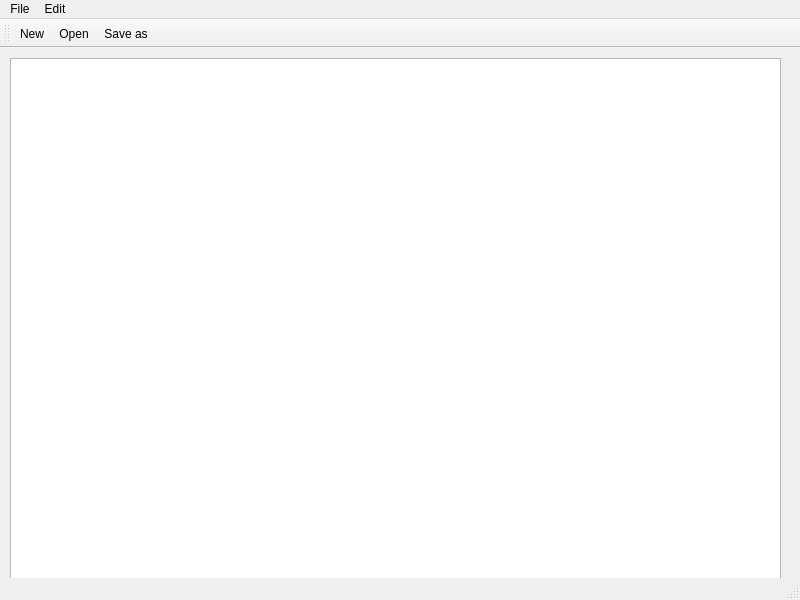
<?xml version="1.0" encoding="UTF-8"?>
<ui version="4.0">
 <class>MainWindow</class>
 <widget class="QMainWindow" name="MainWindow">
  <property name="geometry">
   <rect>
    <x>0</x>
    <y>0</y>
    <width>800</width>
    <height>600</height>
   </rect>
  </property>
  <property name="windowTitle">
   <string>MainWindow</string>
  </property>
  <widget class="QWidget" name="centralwidget">
   <widget class="QWidget" name="verticalLayoutWidget">
    <property name="geometry">
     <rect>
      <x>10</x>
      <y>10</y>
      <width>771</width>
      <height>531</height>
     </rect>
    </property>
    <layout class="QVBoxLayout" name="verticalLayout">
     <item>
      <widget class="QTextEdit" name="textEdit"/>
     </item>
    </layout>
   </widget>
  </widget>
  <widget class="QMenuBar" name="menubar">
   <property name="geometry">
    <rect>
     <x>0</x>
     <y>0</y>
     <width>800</width>
     <height>21</height>
    </rect>
   </property>
   <widget class="QMenu" name="menuFile">
    <property name="title">
     <string>File</string>
    </property>
    <addaction name="actionNew"/>
    <addaction name="actionOpen"/>
    <addaction name="actionSave_as"/>
    <addaction name="actionPrint"/>
    <addaction name="actionExit"/>
   </widget>
   <widget class="QMenu" name="menuEdit">
    <property name="title">
     <string>Edit</string>
    </property>
    <addaction name="actionCopy"/>
    <addaction name="actionPaste"/>
    <addaction name="actionCut"/>
    <addaction name="actionUndo"/>
    <addaction name="actionRedo"/>
   </widget>
   <addaction name="menuFile"/>
   <addaction name="menuEdit"/>
  </widget>
  <widget class="QStatusBar" name="statusbar"/>
  <widget class="QToolBar" name="toolBar">
   <property name="windowTitle">
    <string>toolBar</string>
   </property>
   <attribute name="toolBarArea">
    <enum>TopToolBarArea</enum>
   </attribute>
   <attribute name="toolBarBreak">
    <bool>false</bool>
   </attribute>
   <addaction name="actionNew"/>
   <addaction name="actionOpen"/>
   <addaction name="actionSave_as"/>
  </widget>
  <action name="actionNew">
   <property name="icon">
    <iconset resource="Resources.qrc">
     <normaloff>:/imgs/New.bmp</normaloff>:/imgs/New.bmp</iconset>
   </property>
   <property name="text">
    <string>New</string>
   </property>
  </action>
  <action name="actionOpen">
   <property name="icon">
    <iconset resource="Resources.qrc">
     <normaloff>:/imgs/Open.bmp</normaloff>:/imgs/Open.bmp</iconset>
   </property>
   <property name="text">
    <string>Open</string>
   </property>
  </action>
  <action name="actionSave_as">
   <property name="icon">
    <iconset resource="Resources.qrc">
     <normaloff>:/imgs/Save.bmp</normaloff>:/imgs/Save.bmp</iconset>
   </property>
   <property name="text">
    <string>Save as</string>
   </property>
  </action>
  <action name="actionPrint">
   <property name="text">
    <string>Print</string>
   </property>
  </action>
  <action name="actionExit">
   <property name="text">
    <string>Exit</string>
   </property>
  </action>
  <action name="actionCopy">
   <property name="text">
    <string>Copy</string>
   </property>
  </action>
  <action name="actionPaste">
   <property name="text">
    <string>Paste</string>
   </property>
  </action>
  <action name="actionCut">
   <property name="text">
    <string>Cut</string>
   </property>
  </action>
  <action name="actionUndo">
   <property name="text">
    <string>Undo</string>
   </property>
  </action>
  <action name="actionRedo">
   <property name="text">
    <string>Redo</string>
   </property>
  </action>
 </widget>
 <resources>
  <include location="Resources.qrc"/>
 </resources>
 <connections/>
</ui>
